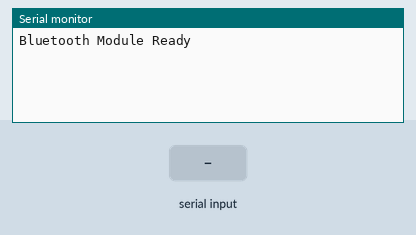
Simulated run of this sketch. Board: Arduino Uno, built with avr-gcc and run on an emulated ATmega328P. On the bench: the last lines printed to the serial monitor. The test bench sets the inputs (shaded band).

Above: at 1.2 s.
1.3 s: "1" received over the second serial link
At 1.9 s:
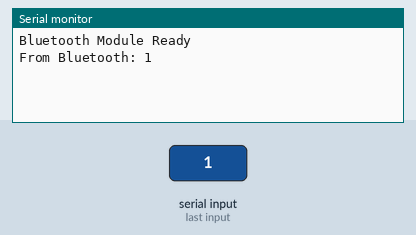
2.8 s: "0" received over the second serial link
At 4.2 s:
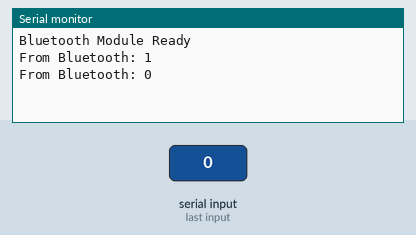

The sketch:

prog1.ino
```cpp
#include <SoftwareSerial.h>

SoftwareSerial BTSerial(10, 11); // RX, TX

void setup() {
    Serial.begin(9600);   // Serial Monitor
    BTSerial.begin(9600); // HC-05 Bluetooth module
    Serial.println("Bluetooth Module Ready");
}

void loop() {
    // Receive data from Bluetooth
    if (BTSerial.available()) {
        String received = "";
        while (BTSerial.available()) {
            received += (char)BTSerial.read();
            delay(10); // Small delay for stability
        }
        Serial.print("From Bluetooth: ");
        Serial.println(received);

        // Send back acknowledgment to Bluetooth
        BTSerial.print("Arduino Received: ");
        BTSerial.println(received);
    }

    // Receive data from Serial Monitor and send it to Bluetooth
    if (Serial.available()) {
        String sendData = "";
        while (Serial.available()) {
            sendData += (char)Serial.read();
            delay(10); // Small delay for stability
        }
        BTSerial.println(sendData);
    }
}
```

Measured:
- after the input at 1.3 s, the serial monitor: prints a new line at once (image 1)
- after the input at 2.8 s, the serial monitor: prints a new line at once (image 2)
